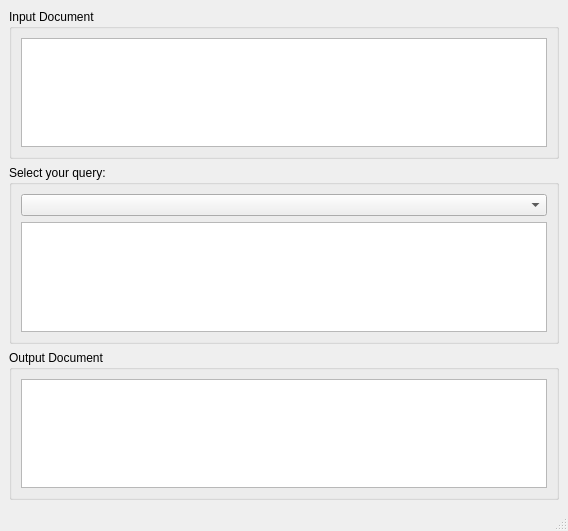
<?xml version="1.0" encoding="UTF-8"?>
<ui version="4.0">
 <class>QueryWidget</class>
 <widget class="QMainWindow" name="QueryWidget">
  <property name="geometry">
   <rect>
    <x>0</x>
    <y>0</y>
    <width>568</width>
    <height>531</height>
   </rect>
  </property>
  <property name="windowTitle">
   <string>Recipes XQuery Example</string>
  </property>
  <widget class="QWidget" name="centralwidget">
   <layout class="QVBoxLayout" name="verticalLayout">
    <item>
     <layout class="QVBoxLayout">
      <property name="spacing">
       <number>6</number>
      </property>
      <property name="margin" stdset="0">
       <number>0</number>
      </property>
      <item>
       <widget class="QGroupBox" name="inputGroupBox">
        <property name="minimumSize">
         <size>
          <width>550</width>
          <height>120</height>
         </size>
        </property>
        <property name="title">
         <string>Input Document</string>
        </property>
        <layout class="QVBoxLayout" name="verticalLayout_4">
         <item>
          <layout class="QVBoxLayout" name="_2">
           <property name="spacing">
            <number>6</number>
           </property>
           <property name="margin" stdset="0">
            <number>0</number>
           </property>
           <item>
            <widget class="QTextEdit" name="inputTextEdit"/>
           </item>
          </layout>
         </item>
        </layout>
       </widget>
      </item>
      <item>
       <widget class="QGroupBox" name="queryGroupBox">
        <property name="minimumSize">
         <size>
          <width>550</width>
          <height>120</height>
         </size>
        </property>
        <property name="title">
         <string>Select your query:</string>
        </property>
        <layout class="QVBoxLayout" name="verticalLayout_5">
         <item>
          <widget class="QComboBox" name="defaultQueries"/>
         </item>
         <item>
          <widget class="QTextEdit" name="queryTextEdit">
           <property name="minimumSize">
            <size>
             <width>400</width>
             <height>60</height>
            </size>
           </property>
           <property name="readOnly">
            <bool>true</bool>
           </property>
           <property name="acceptRichText">
            <bool>false</bool>
           </property>
          </widget>
         </item>
        </layout>
       </widget>
      </item>
      <item>
       <widget class="QGroupBox" name="outputGroupBox">
        <property name="minimumSize">
         <size>
          <width>550</width>
          <height>120</height>
         </size>
        </property>
        <property name="title">
         <string>Output Document</string>
        </property>
        <layout class="QVBoxLayout" name="verticalLayout_6">
         <item>
          <layout class="QVBoxLayout" name="_3">
           <property name="spacing">
            <number>6</number>
           </property>
           <property name="margin" stdset="0">
            <number>0</number>
           </property>
           <item>
            <widget class="QTextEdit" name="outputTextEdit">
             <property name="minimumSize">
              <size>
               <width>500</width>
               <height>80</height>
              </size>
             </property>
             <property name="readOnly">
              <bool>true</bool>
             </property>
             <property name="acceptRichText">
              <bool>false</bool>
             </property>
            </widget>
           </item>
          </layout>
         </item>
        </layout>
       </widget>
      </item>
     </layout>
    </item>
   </layout>
  </widget>
  <widget class="QMenuBar" name="menubar">
   <property name="geometry">
    <rect>
     <x>0</x>
     <y>0</y>
     <width>568</width>
     <height>26</height>
    </rect>
   </property>
  </widget>
  <widget class="QStatusBar" name="statusbar"/>
 </widget>
 <resources/>
 <connections/>
</ui>
